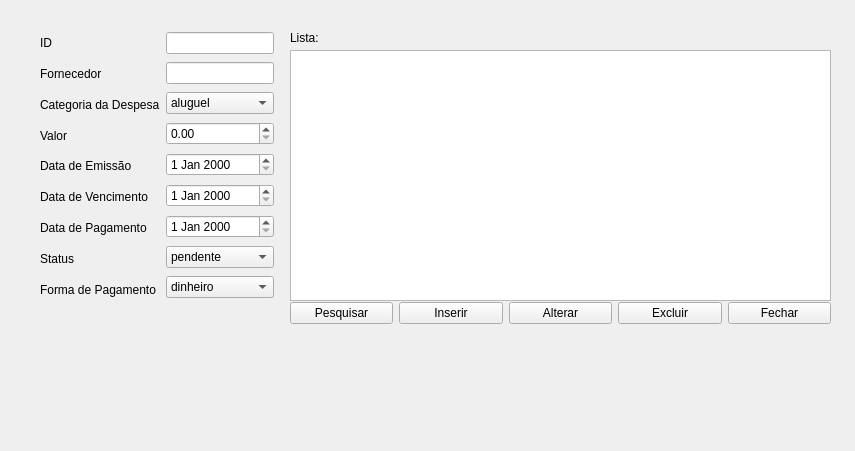
<?xml version="1.0" encoding="UTF-8"?>
<ui version="4.0">
 <class>ContasPagarWindow</class>
 <widget class="QWidget" name="ContasPagarWindow">
  <property name="geometry">
   <rect>
    <x>0</x>
    <y>0</y>
    <width>855</width>
    <height>451</height>
   </rect>
  </property>
  <property name="windowTitle">
   <string>Form</string>
  </property>
  <widget class="QLabel" name="label_5">
   <property name="geometry">
    <rect>
     <x>290</x>
     <y>30</y>
     <width>49</width>
     <height>16</height>
    </rect>
   </property>
   <property name="text">
    <string>Lista:</string>
   </property>
  </widget>
  <widget class="QTableWidget" name="tableWidget">
   <property name="geometry">
    <rect>
     <x>290</x>
     <y>50</y>
     <width>541</width>
     <height>251</height>
    </rect>
   </property>
  </widget>
  <widget class="QWidget" name="">
   <property name="geometry">
    <rect>
     <x>40</x>
     <y>30</y>
     <width>234</width>
     <height>272</height>
    </rect>
   </property>
   <layout class="QHBoxLayout" name="horizontalLayout">
    <item>
     <layout class="QVBoxLayout" name="verticalLayout">
      <item>
       <widget class="QLabel" name="label_10">
        <property name="text">
         <string>ID</string>
        </property>
       </widget>
      </item>
      <item>
       <widget class="QLabel" name="label">
        <property name="text">
         <string>Fornecedor</string>
        </property>
       </widget>
      </item>
      <item>
       <widget class="QLabel" name="label_9">
        <property name="text">
         <string>Categoria da Despesa</string>
        </property>
       </widget>
      </item>
      <item>
       <widget class="QLabel" name="label_2">
        <property name="text">
         <string>Valor</string>
        </property>
       </widget>
      </item>
      <item>
       <widget class="QLabel" name="label_8">
        <property name="text">
         <string>Data de Emissão</string>
        </property>
       </widget>
      </item>
      <item>
       <widget class="QLabel" name="label_3">
        <property name="text">
         <string>Data de Vencimento</string>
        </property>
       </widget>
      </item>
      <item>
       <widget class="QLabel" name="label_6">
        <property name="text">
         <string>Data de Pagamento</string>
        </property>
       </widget>
      </item>
      <item>
       <widget class="QLabel" name="label_4">
        <property name="text">
         <string>Status</string>
        </property>
       </widget>
      </item>
      <item>
       <widget class="QLabel" name="label_7">
        <property name="text">
         <string>Forma de Pagamento</string>
        </property>
       </widget>
      </item>
     </layout>
    </item>
    <item>
     <layout class="QVBoxLayout" name="verticalLayout_2">
      <item>
       <widget class="QLineEdit" name="lineEdit"/>
      </item>
      <item>
       <widget class="QLineEdit" name="lineEdit_2"/>
      </item>
      <item>
       <widget class="QComboBox" name="comboBox">
        <item>
         <property name="text">
          <string>aluguel</string>
         </property>
        </item>
        <item>
         <property name="text">
          <string>fornecedor</string>
         </property>
        </item>
        <item>
         <property name="text">
          <string>salário</string>
         </property>
        </item>
       </widget>
      </item>
      <item>
       <widget class="QDoubleSpinBox" name="doubleSpinBox"/>
      </item>
      <item>
       <widget class="QDateEdit" name="dateEdit"/>
      </item>
      <item>
       <widget class="QDateEdit" name="dateEdit_2"/>
      </item>
      <item>
       <widget class="QDateEdit" name="dateEdit_3"/>
      </item>
      <item>
       <widget class="QComboBox" name="comboBox_2">
        <item>
         <property name="text">
          <string>pendente</string>
         </property>
        </item>
        <item>
         <property name="text">
          <string>pago</string>
         </property>
        </item>
        <item>
         <property name="text">
          <string>atrasado</string>
         </property>
        </item>
       </widget>
      </item>
      <item>
       <widget class="QComboBox" name="comboBox_3">
        <item>
         <property name="text">
          <string>dinheiro</string>
         </property>
        </item>
        <item>
         <property name="text">
          <string>débito</string>
         </property>
        </item>
        <item>
         <property name="text">
          <string>crédito</string>
         </property>
        </item>
        <item>
         <property name="text">
          <string>pix</string>
         </property>
        </item>
       </widget>
      </item>
     </layout>
    </item>
   </layout>
  </widget>
  <widget class="QWidget" name="">
   <property name="geometry">
    <rect>
     <x>290</x>
     <y>300</y>
     <width>541</width>
     <height>26</height>
    </rect>
   </property>
   <layout class="QHBoxLayout" name="horizontalLayout_2">
    <item>
     <widget class="QPushButton" name="pushButton">
      <property name="text">
       <string>Pesquisar</string>
      </property>
     </widget>
    </item>
    <item>
     <widget class="QPushButton" name="pushButton_2">
      <property name="text">
       <string>Inserir</string>
      </property>
     </widget>
    </item>
    <item>
     <widget class="QPushButton" name="pushButton_3">
      <property name="text">
       <string>Alterar</string>
      </property>
     </widget>
    </item>
    <item>
     <widget class="QPushButton" name="pushButton_4">
      <property name="text">
       <string>Excluir</string>
      </property>
     </widget>
    </item>
    <item>
     <widget class="QPushButton" name="pushButton_5">
      <property name="text">
       <string>Fechar</string>
      </property>
     </widget>
    </item>
   </layout>
  </widget>
 </widget>
 <resources/>
 <connections>
  <connection>
   <sender>pushButton_5</sender>
   <signal>clicked()</signal>
   <receiver>ContasPagarWindow</receiver>
   <slot>close()</slot>
   <hints>
    <hint type="sourcelabel">
     <x>300</x>
     <y>400</y>
    </hint>
    <hint type="destinationlabel">
     <x>0</x>
     <y>0</y>
    </hint>
   </hints>
  </connection>
 </connections>
</ui>
